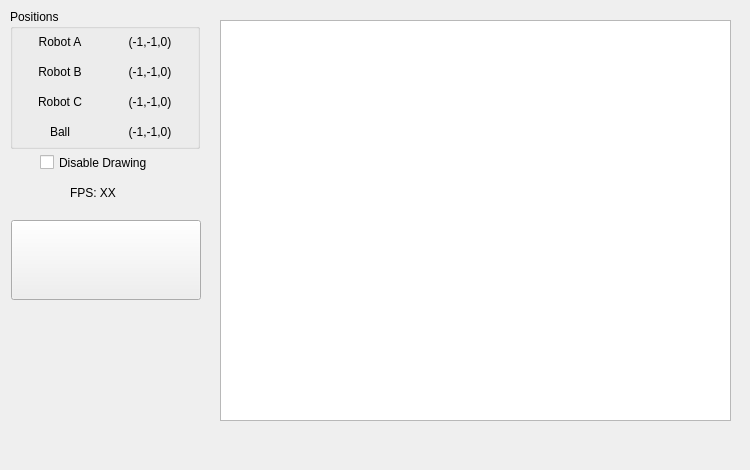
  <widget class="QDockWidget" name="dockWidgetVideoView">
   <property name="sizePolicy">
    <sizepolicy hsizetype="Preferred" vsizetype="Preferred">
     <horstretch>0</horstretch>
     <verstretch>0</verstretch>
    </sizepolicy>
   </property>
   <property name="minimumSize">
    <size>
     <width>750</width>
     <height>470</height>
    </size>
   </property>
   <property name="maximumSize">
    <size>
     <width>1125</width>
     <height>705</height>
    </size>
   </property>
   <property name="features">
    <set>QDockWidget::DockWidgetFloatable|QDockWidget::DockWidgetMovable</set>
   </property>
   <property name="windowTitle">
    <string notr="true"/>
   </property>
   <attribute name="dockWidgetArea">
    <number>1</number>
   </attribute>
   <widget class="QWidget" name="dockWidgetVideoView_2">
    <widget class="QGroupBox" name="groupBoxVideoViewPositions">
     <property name="geometry">
      <rect>
       <x>10</x>
       <y>9</y>
       <width>190</width>
       <height>140</height>
      </rect>
     </property>
     <property name="minimumSize">
      <size>
       <width>190</width>
       <height>140</height>
      </size>
     </property>
     <property name="maximumSize">
      <size>
       <width>190</width>
       <height>140</height>
      </size>
     </property>
     <property name="title">
      <string>Positions</string>
     </property>
     <widget class="QLabel" name="labelVideoViewPositionsRobotAFixed">
      <property name="geometry">
       <rect>
        <x>10</x>
        <y>20</y>
        <width>80</width>
        <height>25</height>
       </rect>
      </property>
      <property name="minimumSize">
       <size>
        <width>80</width>
        <height>25</height>
       </size>
      </property>
      <property name="maximumSize">
       <size>
        <width>80</width>
        <height>25</height>
       </size>
      </property>
      <property name="text">
       <string>Robot A</string>
      </property>
      <property name="alignment">
       <set>Qt::AlignCenter</set>
      </property>
     </widget>
     <widget class="QLabel" name="labelVideoViewPositionsRobotCFixed">
      <property name="geometry">
       <rect>
        <x>10</x>
        <y>80</y>
        <width>80</width>
        <height>25</height>
       </rect>
      </property>
      <property name="minimumSize">
       <size>
        <width>80</width>
        <height>25</height>
       </size>
      </property>
      <property name="maximumSize">
       <size>
        <width>80</width>
        <height>25</height>
       </size>
      </property>
      <property name="text">
       <string>Robot C</string>
      </property>
      <property name="alignment">
       <set>Qt::AlignCenter</set>
      </property>
     </widget>
     <widget class="QLabel" name="labelVideoViewPositionsRobotBFixed">
      <property name="geometry">
       <rect>
        <x>10</x>
        <y>50</y>
        <width>80</width>
        <height>25</height>
       </rect>
      </property>
      <property name="minimumSize">
       <size>
        <width>80</width>
        <height>25</height>
       </size>
      </property>
      <property name="maximumSize">
       <size>
        <width>80</width>
        <height>25</height>
       </size>
      </property>
      <property name="text">
       <string>Robot B</string>
      </property>
      <property name="alignment">
       <set>Qt::AlignCenter</set>
      </property>
     </widget>
     <widget class="QLabel" name="labelVideoViewPositionsBallFixed">
      <property name="geometry">
       <rect>
        <x>10</x>
        <y>110</y>
        <width>80</width>
        <height>25</height>
       </rect>
      </property>
      <property name="minimumSize">
       <size>
        <width>80</width>
        <height>25</height>
       </size>
      </property>
      <property name="maximumSize">
       <size>
        <width>80</width>
        <height>25</height>
       </size>
      </property>
      <property name="text">
       <string>Ball</string>
      </property>
      <property name="alignment">
       <set>Qt::AlignCenter</set>
      </property>
     </widget>
     <widget class="QLabel" name="labelVideoViewPositionsRobotA">
      <property name="geometry">
       <rect>
        <x>100</x>
        <y>20</y>
        <width>80</width>
        <height>25</height>
       </rect>
      </property>
      <property name="minimumSize">
       <size>
        <width>80</width>
        <height>25</height>
       </size>
      </property>
      <property name="maximumSize">
       <size>
        <width>80</width>
        <height>25</height>
       </size>
      </property>
      <property name="text">
       <string>(-1,-1,0)</string>
      </property>
      <property name="alignment">
       <set>Qt::AlignCenter</set>
      </property>
     </widget>
     <widget class="QLabel" name="labelVideoViewPositionsRobotB">
      <property name="geometry">
       <rect>
        <x>100</x>
        <y>50</y>
        <width>80</width>
        <height>25</height>
       </rect>
      </property>
      <property name="minimumSize">
       <size>
        <width>80</width>
        <height>25</height>
       </size>
      </property>
      <property name="maximumSize">
       <size>
        <width>80</width>
        <height>25</height>
       </size>
      </property>
      <property name="text">
       <string>(-1,-1,0)</string>
      </property>
      <property name="alignment">
       <set>Qt::AlignCenter</set>
      </property>
     </widget>
     <widget class="QLabel" name="labelVideoViewPositionsRobotC">
      <property name="geometry">
       <rect>
        <x>100</x>
        <y>80</y>
        <width>80</width>
        <height>25</height>
       </rect>
      </property>
      <property name="minimumSize">
       <size>
        <width>80</width>
        <height>25</height>
       </size>
      </property>
      <property name="maximumSize">
       <size>
        <width>80</width>
        <height>25</height>
       </size>
      </property>
      <property name="text">
       <string>(-1,-1,0)</string>
      </property>
      <property name="alignment">
       <set>Qt::AlignCenter</set>
      </property>
     </widget>
     <widget class="QLabel" name="labelVideoViewPositionsBall">
      <property name="geometry">
       <rect>
        <x>100</x>
        <y>110</y>
        <width>80</width>
        <height>25</height>
       </rect>
      </property>
      <property name="minimumSize">
       <size>
        <width>80</width>
        <height>25</height>
       </size>
      </property>
      <property name="maximumSize">
       <size>
        <width>80</width>
        <height>25</height>
       </size>
      </property>
      <property name="text">
       <string>(-1,-1,0)</string>
      </property>
      <property name="alignment">
       <set>Qt::AlignCenter</set>
      </property>
     </widget>
    </widget>
    <widget class="QCheckBox" name="checkBoxVideoViewDisableDrawing">
     <property name="geometry">
      <rect>
       <x>40</x>
       <y>150</y>
       <width>140</width>
       <height>25</height>
      </rect>
     </property>
     <property name="minimumSize">
      <size>
       <width>140</width>
       <height>25</height>
      </size>
     </property>
     <property name="maximumSize">
      <size>
       <width>140</width>
       <height>25</height>
      </size>
     </property>
     <property name="text">
      <string>Disable Drawing</string>
     </property>
    </widget>
    <widget class="QLabel" name="labelVideoViewFPS">
     <property name="geometry">
      <rect>
       <x>70</x>
       <y>180</y>
       <width>70</width>
       <height>25</height>
      </rect>
     </property>
     <property name="minimumSize">
      <size>
       <width>70</width>
       <height>25</height>
      </size>
     </property>
     <property name="maximumSize">
      <size>
       <width>70</width>
       <height>25</height>
      </size>
     </property>
     <property name="text">
      <string>FPS: XX</string>
     </property>
    </widget>
    <widget class="QGraphicsView" name="graphicsViewVideoViewVideo">
     <property name="geometry">
      <rect>
       <x>220</x>
       <y>20</y>
       <width>511</width>
       <height>401</height>
      </rect>
     </property>
     <property name="sizePolicy">
      <sizepolicy hsizetype="Maximum" vsizetype="Maximum">
       <horstretch>0</horstretch>
       <verstretch>0</verstretch>
      </sizepolicy>
     </property>
    </widget>
    <widget class="QPushButton" name="pushButtonVideoViewStart">
     <property name="geometry">
      <rect>
       <x>11</x>
       <y>220</y>
       <width>190</width>
       <height>80</height>
      </rect>
     </property>
     <property name="minimumSize">
      <size>
       <width>190</width>
       <height>80</height>
      </size>
     </property>
     <property name="text">
      <string/>
     </property>
     <property name="icon">
      <iconset resource="icons.qrc">
       <normaloff>:/Icons/Imgs/Play.png</normaloff>:/Icons/Imgs/Play.png</iconset>
     </property>
     <property name="iconSize">
      <size>
       <width>72</width>
       <height>72</height>
      </size>
     </property>
    </widget>
   </widget>
  </widget>
